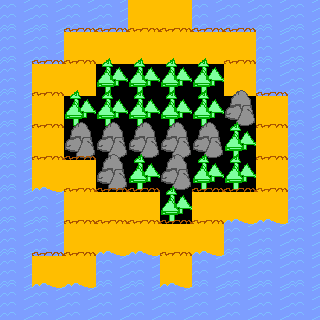

Rendered tile map (Tiled .tmx) drawn with the repository's tilesets; below, a short description and the map source with its tile grids summarised:
An orthogonal 10x10 tile map with 32x32 px tiles, 1 tile layer (Tile Layer 1).

<map version="1.0" orientation="orthogonal" width="10" height="10" tilewidth="32" tileheight="32">
 <tileset firstgid="1" name="newTerrain" tilewidth="32" tileheight="40">
  <image source="newTerrain.png" width="64" height="80" />
 </tileset>
 <layer name="Tile Layer 1" width="10" height="10">
  <data>[100 cells, 100 non-empty, 4 distinct tile ids]</data>
 </layer>
</map>